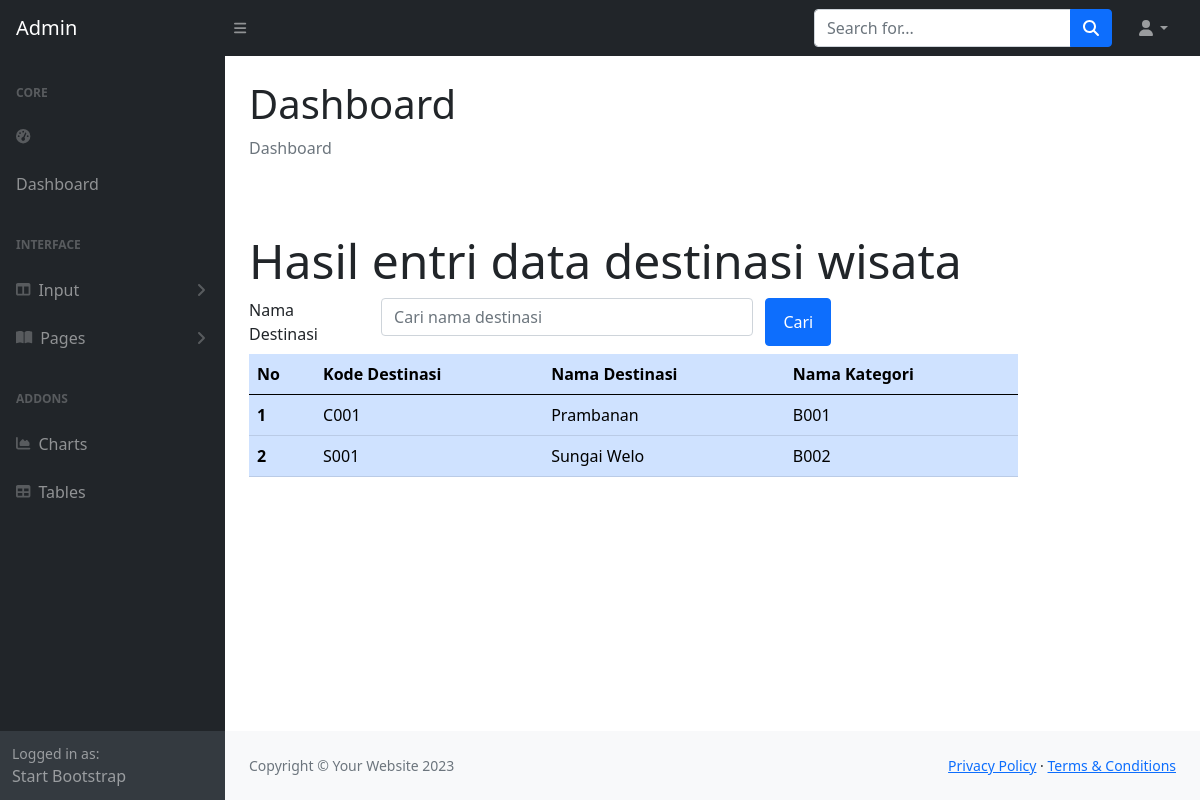
Screenshot of /d-daftardestinasi.php with the database file from the repository.
### tables this page shows
CREATE TABLE `destinasi` (
  `destinasiKODE` char(4) NOT NULL,
  `destinasiNAMA` varchar(120) NOT NULL,
  `destinasiKET` text NOT NULL,
  `destinasiFILE` char(120) NOT NULL,
  `kategoriKODE` char(4) NOT NULL
);

### daftardestinasi.php (the view, shortened to what this page needs)
<!doctype html>
<html>
<?php
    include 'include/config.php';
?>
<head>
    <link rel="stylesheet" type="text/css" href="css/bootstrap.min.css">
    <link rel="stylesheet" type="text/css" href="https://cdnjs.cloudflare.com/ajax/libs/select2/4.0.13/css/select2.min.css">
    <link rel="stylesheet" href="https://cdn.jsdelivr.net/npm/bootstrap-icons@1.10.2/font/bootstrap-icons.css">
</head>
<body>
    <div class="row">
        <div class="col-sm-10">
<div class="jumbotron mt-5">
    <h2 class="display-5">Hasil entri data destinasi wisata</h2>
</div>
<form method="POST">
    <div class="form-group row mb-2">
        <label for="search"class="col-sm-2">Nama Destinasi</label>
        <div class="col-sm-6">
            <input type="text" name="search" class="form-control" id="search"
            value="<?php if(isset($_POST["search"]))
            {echo $_POST["search"];}?>"placeholder="Cari nama destinasi">
        </div>
         <input type="submit" name="kirim" value="Cari" class="col-sm-1 btn btn-primary">
    </div>
</form>
            <table class="table table-hover table-primary">
                <thead>
                    <tr>
                    <th scope="col"> No </th>
                    <th scope="col"> Kode Destinasi </th>
                    <th scope="col"> Nama Destinasi </th>
                    <th scope="col"> Nama Kategori </th>
                    </tr>
                </thead>
                <tbody>
                    <?php
                    if (isset($_POST["kirim"]))
{
  $search = $_POST["search"];
  $query = mysqli_query($connection, " select destinasi.*from destinasi
      where destinasiNAMA like '%".$search."%'");}
    else{
      $query = mysqli_query($connection, "select destinasi.* from destinasi");}
      $nomor = 1;
      while($row = mysqli_fetch_array($query))
      {
      ?>
    <tr>
      <th><?php echo $nomor;?></th>
      <td><?php echo $row['destinasiKODE'];?></td>
      <td><?php echo $row['destinasiNAMA'];?></td>
      <td><?php echo $row['kategoriKODE'];?></td>
    </tr>
    <?php $nomor = $nomor + 1; ?>
    <?php } ?>
  </tbody>
</table>
</div>
</div>
</body>
</html>

### rows the page displays
destinasi: destinasiKODE "C001", destinasiNAMA "Prambanan", kategoriKODE "B001"
destinasi: destinasiKODE "S001", destinasiNAMA "Sungai Welo", kategoriKODE "B002"
